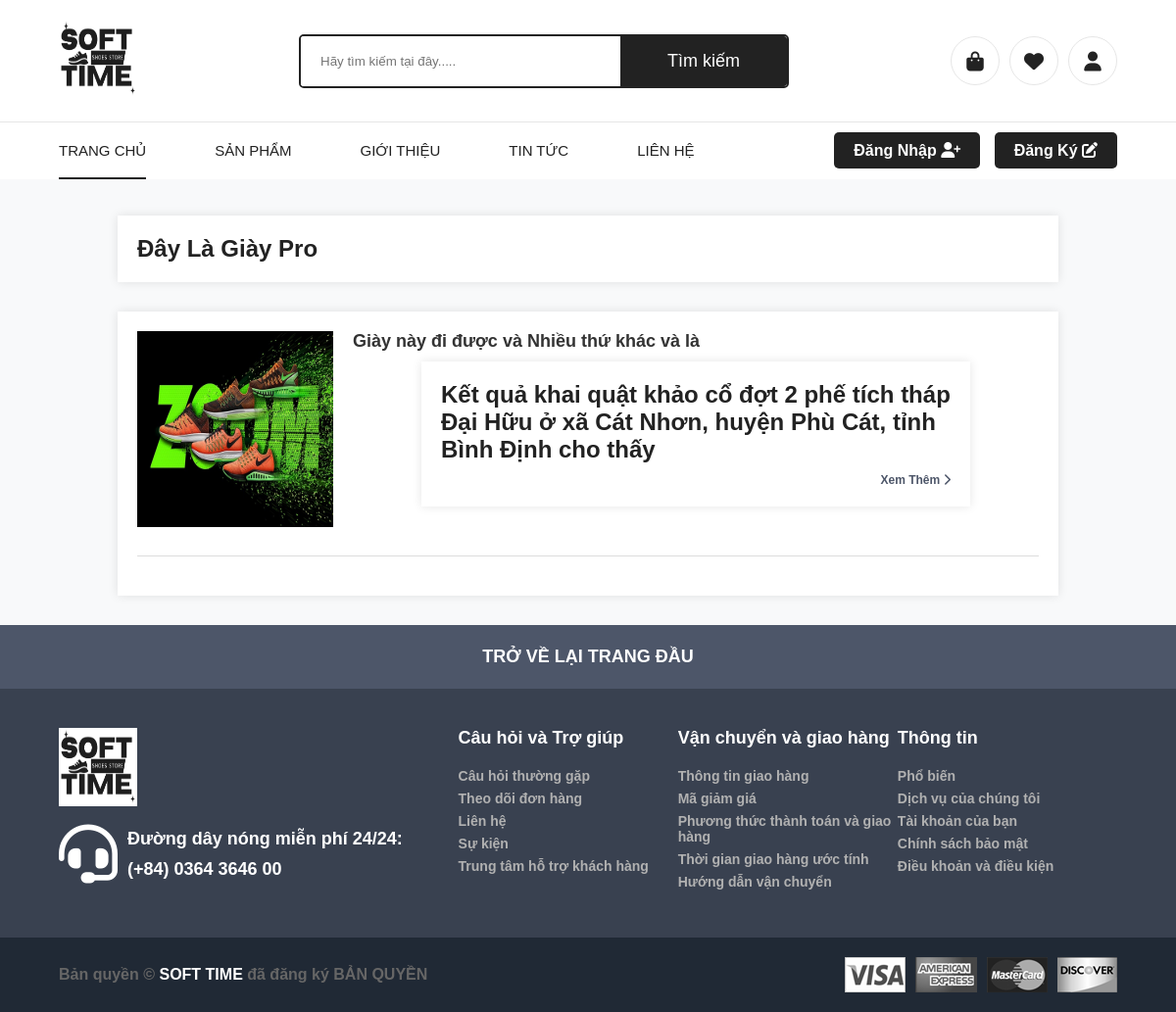
Page /tintuc/categorypost/33 on the committed database.
### tables this page shows
CREATE TABLE `tbl_post` (
  `id_post` int(11) NOT NULL,
  `title_post` varchar(255) NOT NULL,
  `content_post` text NOT NULL,
  `image_post` varchar(200) NOT NULL,
  `id_category_post` int(11) UNSIGNED NOT NULL
);

CREATE TABLE `tbl_category_post` (
  `id_category_post` int(11) UNSIGNED NOT NULL,
  `title_category_post` varchar(200) NOT NULL,
  `desc_category_post` varchar(200) NOT NULL
);

### system/libs/Load.php (called while the page is built, shortened)
<?php
    class Load {
        public function view($filename, $data = False){
            include 'app/views/'.$filename.'.php';
        }
        public function model($filename){
            return new $filename();
        }
    }
?>

### app/controllers/tintuc.php (called while the page is built, shortened)
<?php
    class tintuc extends DController {
        public function categorypost($id){
            $table = 'tbl_category_product';
            $table_post = 'tbl_category_post';
            $post = 'tbl_post';
            $categorymodel = $this->load->model('categorymodel');
            $data['category'] = $categorymodel->category_home($table);
            $data['category_post'] = $categorymodel->categorypost_home($table_post);
            $data['postbyid'] = $categorymodel->postbyid_home($table_post,$post,$id);
            $this->load->view('header', $data);
            $this->load->view('categorypost', $data);
            $this->load->view('footer');
        }
    }
?>

### system/libs/Database.php (called while the page is built, shortened)
<?php
class Database extends PDO{
        public function select($sql, $data = array(), $fetchStyle = PDO::FETCH_ASSOC) {
            $statement = $this->prepare($sql);
            $statement->execute();
            return $statement->fetchAll($fetchStyle);
        }
}
?>

### app/models/categorymodel.php (called while the page is built, shortened)
<?php
    class categorymodel extends DModel{
        public function postbyid_home($table_cate_post,$table_post,$id){
            $sql = "SELECT * FROM $table_cate_post, $table_post WHERE $table_cate_post.id_category_post=$table_post.id_category_post
            AND $table_post.id_category_post='$id' ORDER BY $table_post.id_post ASC";
            return $this->db->select($sql);
        }
    }
?>

### system/libs/DController.php (called while the page is built, shortened)
<?php
class DController
{
    public function __construct()
    {
        $this->load = new Load();
    }
}

### system/libs/DModel.php (called while the page is built, shortened)
<?php
class DModel{
    public function __construct(){
        $connect = 'mysql:dbname=pdo_blogs_ecomerce; host=localhost; charset=utf8';
        $user = 'root';
        $pass = '';
        $this->db = new Database($connect,$user,$pass);
      }
}
?>

### app/views/categorypost.php (the view)
<?php
    $name = 'Danh mục chưa có tên';
    foreach($postbyid as $key => $post_name ) {
        $name = $post_name['title_category_post'];
    }
?>
<section id="post">
    <h2><?php echo $name ?></h2>
        <div class="container">
            <?php foreach($postbyid as $key => $post ) {
                ?>
            <div class="post">
                <a href="<?php echo BASE_URL ?>/tintuc/details_post/<?php echo $post['id_post'] ?>">
                    <img src="<?php echo BASE_URL ?>/public/uploads/post/<?php echo $post['image_post'] ?>" alt="5 công cụ giám sát cơ sở hạ tầng CNTT tốt nhất" width="200" height="200">
                </a>
                <div>
                    <h3><a href="<?php echo BASE_URL ?>/tintuc/details_post/<?php echo $post['id_post'] ?>"><?php echo $post['title_post'] ?></a></h3>
                    <p><?php echo substr($post['content_post'],0,200) ?></p>
                    <p class="time"><a href="<?php echo BASE_URL ?>/tintuc/details_post/<?php echo $post['id_post'] ?>">Xem Thêm <i class="fa-solid fa-chevron-right"></i></a></p>
                </div>
            </div>
            <?php } ?>
        </div>
</section>

### public/css/style.css (style rules this page uses)
* { padding: 0; margin: 0; box-sizing: border-box; text-decoration: none; list-style: none; font-family: Verdana, Geneva, Tahoma, sans-serif ; }
:root { --main-color: #fff; --dark-color: #222222; --parg-color: #666666; --dark-red: #d01418; --border-color: #6666662a; --name-item: #0066c0; }
body { background-color: #f8f9fa; margin-top: 220px; font-size: 8px; }
h1,h2,h3,h4,h5,h6 { color: var(--dark-color); }
p { color: var(--parg-color); }
.container { width: 75%; margin: auto; }
@media (max-width: 1500px) { .container { width: 90%; } }
#post .container, #post h2 { width: 80%; margin: 0 auto; overflow: hidden; background: #fff; padding: 20px; margin-bottom: 30px; box-shadow: 0 0 10px rgba(0, 0, 0, 0.1); }
.post { display: flex; margin-bottom: 20px; border-bottom: 1px solid #ddd; padding-bottom: 20px; }
.post img { margin-right: 20px; width: 200px; height: 200px; }
.post h3 { margin: 0 0 10px; font-size: 18px; }
.post h3 a { text-decoration: none; color: #333; }
.post p { margin: 0 0 10px; color: #666; }
.time a { font-size: 12px; color: #4d5669; font-weight: 900; float: right; }

### public/css/login_regss.css (style rules this page uses)
:root { --main-color: #fff; --dark-color: #222222; --parg-color: #666666; --dark-red: #d01418; --border-color: #6666662a; --name-item: #0066c0; }

### rows in the picture
tbl_post: id_category_post.title_category_post "Đây Là Giày Pro", image_post (picture), title_post "Giày này đi được và Nhiều thứ khác và là", content_post "Kết quả khai quật khảo cổ đợt 2 phế tích tháp Đại Hữu ở xã Cát Nhơn, huyện Phù Cát, tỉnh Bình Định cho thấy"
